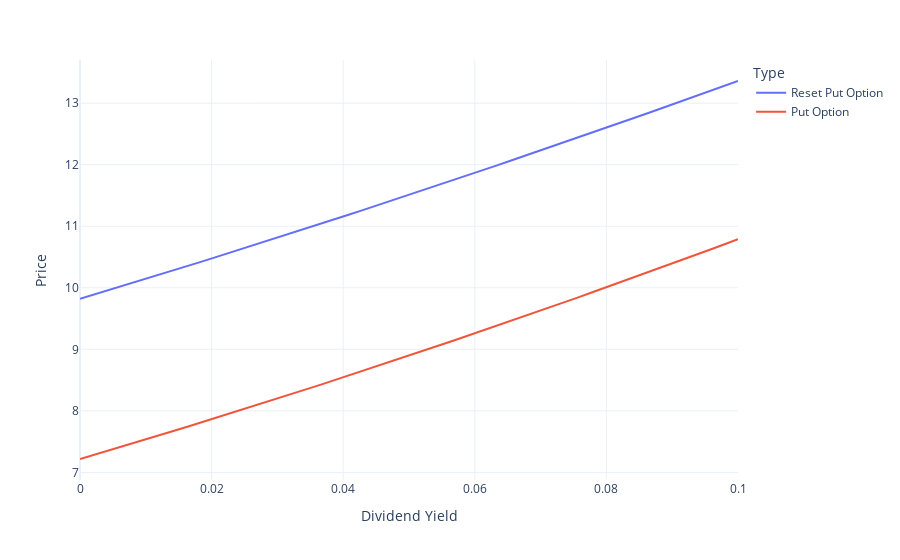

This figure's notebook cell:
### Markdown cell above
### Dividend Yield

Afterwards, we perform sensitivity analysis on the dividend yield.

### Code cell
df = []
for q in np.linspace(0,0.1,50):
  df.append([
    q,
    closed_form_option_price(S0 = 100, T1 = 0.5, 
        T2 = 1, r = 0.1, q = q, sigma = 0.3),
    vanilla_price(S0 = 100, T = 1, r = 0.1, q = q, sigma = 0.3)
  ])
df = pd.DataFrame(df, columns = ["Dividend Yield", "Reset Put Option", "Put Option"])
df = df.melt(id_vars = ["Dividend Yield"])
px.line(df, x = "Dividend Yield", y = "value", color = "variable", 
  labels = {"value" : "Price", "variable" : "Type"})

### Figure 1 — Plotly figure (JSON) as saved in the notebook; plotly's stock layout.template omitted (floating-point values rounded to 4 significant figures)
{"data": [{"hovertemplate": "Type=Reset Put Option<br>Dividend Yield=%{x}<br>Price=%{y}<extra></extra>", "legendgroup": "Reset Put Option", "line": {"color": "#636efa", "dash": "solid"}, "marker": {"symbol": "circle"}, "mode": "lines", "name": "Reset Put Option", "orientation": "v", "showlegend": true, "type": "scatter", "x": [0, 0.002041, 0.004082, 0.006122, 0.008163, 0.0102, 0.01224, 0.01429, 0.01633, 0.01837, 0.02041, 0.02245, 0.02449, 0.02653, 0.02857, 0.03061, 0.03265, 0.03469, 0.03673, 0.03878, 0.04082, 0.04286, 0.0449, 0.04694, 0.04898, 0.05102, 0.05306, 0.0551, 0.05714, 0.05918, 0.06122, 0.06327, 0.06531, 0.06735, 0.06939, 0.07143, 0.07347, 0.07551, 0.07755, 0.07959, 0.08163, 0.08367, 0.08571, 0.08776, 0.0898, 0.09184, 0.09388, 0.09592, 0.09796, 0.1], "xaxis": "x", "y": [9.82, 9.886, 9.952, 10.02, 10.08, 10.15, 10.22, 10.29, 10.35, 10.42, 10.49, 10.56, 10.63, 10.7, 10.77, 10.83, 10.9, 10.97, 11.05, 11.12, 11.19, 11.26, 11.33, 11.4, 11.47, 11.55, 11.62, 11.69, 11.76, 11.84, 11.91, 11.99, 12.06, 12.13, 12.21, 12.28, 12.36, 12.43, 12.51, 12.59, 12.66, 12.74, 12.82, 12.89, 12.97, 13.05, 13.13, 13.2, 13.28, 13.36], "yaxis": "y"}, {"hovertemplate": "Type=Put Option<br>Dividend Yield=%{x}<br>Price=%{y}<extra></extra>", "legendgroup": "Put Option", "line": {"color": "#EF553B", "dash": "solid"}, "marker": {"symbol": "circle"}, "mode": "lines", "name": "Put Option", "orientation": "v", "showlegend": true, "type": "scatter", "x": [0, 0.002041, 0.004082, 0.006122, 0.008163, 0.0102, 0.01224, 0.01429, 0.01633, 0.01837, 0.02041, 0.02245, 0.02449, 0.02653, 0.02857, 0.03061, 0.03265, 0.03469, 0.03673, 0.03878, 0.04082, 0.04286, 0.0449, 0.04694, 0.04898, 0.05102, 0.05306, 0.0551, 0.05714, 0.05918, 0.06122, 0.06327, 0.06531, 0.06735, 0.06939, 0.07143, 0.07347, 0.07551, 0.07755, 0.07959, 0.08163, 0.08367, 0.08571, 0.08776, 0.0898, 0.09184, 0.09388, 0.09592, 0.09796, 0.1], "xaxis": "x", "y": [7.218, 7.282, 7.347, 7.412, 7.477, 7.543, 7.609, 7.676, 7.743, 7.81, 7.878, 7.946, 8.014, 8.083, 8.152, 8.221, 8.291, 8.361, 8.431, 8.502, 8.573, 8.645, 8.717, 8.789, 8.862, 8.935, 9.008, 9.081, 9.155, 9.23, 9.304, 9.38, 9.455, 9.531, 9.607, 9.683, 9.76, 9.837, 9.915, 9.992, 10.07, 10.15, 10.23, 10.31, 10.39, 10.47, 10.55, 10.63, 10.71, 10.79], "yaxis": "y"}], "layout": {"legend": {"title": {"text": "Type"}, "tracegroupgap": 0}, "margin": {"t": 60}, "xaxis": {"anchor": "y", "domain": [0, 1], "title": {"text": "Dividend Yield"}}, "yaxis": {"anchor": "x", "domain": [0, 1], "title": {"text": "Price"}}}}
